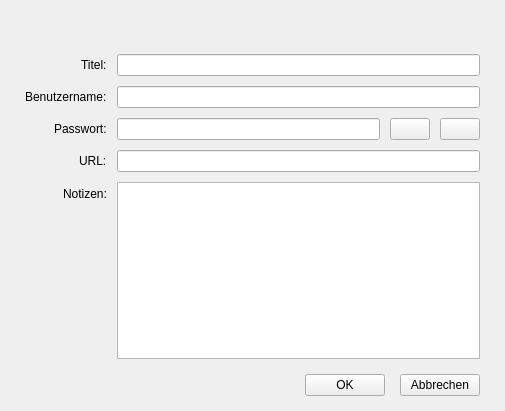
<?xml version="1.0" encoding="UTF-8"?>
<ui version="4.0">
 <class>EntryWidget</class>
 <widget class="QWidget" name="EntryWidget">
  <property name="geometry">
   <rect>
    <x>0</x>
    <y>0</y>
    <width>505</width>
    <height>411</height>
   </rect>
  </property>
  <property name="windowTitle">
   <string>Eintrag</string>
  </property>
  <layout class="QVBoxLayout" name="verticalLayout_2">
   <property name="spacing">
    <number>15</number>
   </property>
   <property name="leftMargin">
    <number>25</number>
   </property>
   <property name="topMargin">
    <number>15</number>
   </property>
   <property name="rightMargin">
    <number>25</number>
   </property>
   <property name="bottomMargin">
    <number>15</number>
   </property>
   <item>
    <widget class="QLabel" name="headerLabel">
     <property name="font">
      <font>
       <pointsize>16</pointsize>
       <bold>true</bold>
      </font>
     </property>
     <property name="text">
      <string/>
     </property>
    </widget>
   </item>
   <item>
    <layout class="QFormLayout" name="formLayout">
     <property name="labelAlignment">
      <set>Qt::AlignmentFlag::AlignRight|Qt::AlignmentFlag::AlignTop|Qt::AlignmentFlag::AlignTrailing</set>
     </property>
     <property name="formAlignment">
      <set>Qt::AlignmentFlag::AlignLeading|Qt::AlignmentFlag::AlignLeft|Qt::AlignmentFlag::AlignVCenter</set>
     </property>
     <property name="horizontalSpacing">
      <number>10</number>
     </property>
     <property name="verticalSpacing">
      <number>10</number>
     </property>
     <item row="0" column="0">
      <widget class="QLabel" name="titleLabel">
       <property name="text">
        <string>Titel:</string>
       </property>
      </widget>
     </item>
     <item row="0" column="1">
      <widget class="QLineEdit" name="titleLineEdit"/>
     </item>
     <item row="1" column="0">
      <widget class="QLabel" name="usernameLabel">
       <property name="text">
        <string>Benutzername:</string>
       </property>
      </widget>
     </item>
     <item row="1" column="1">
      <widget class="QLineEdit" name="usernameLineEdit"/>
     </item>
     <item row="2" column="0">
      <widget class="QLabel" name="passwordLabel">
       <property name="text">
        <string>Passwort:</string>
       </property>
      </widget>
     </item>
     <item row="2" column="1">
      <layout class="QHBoxLayout" name="horizontalLayout_2">
       <item>
        <widget class="QLineEdit" name="passwordLineEdit">
         <property name="echoMode">
          <enum>QLineEdit::EchoMode::Password</enum>
         </property>
        </widget>
       </item>
       <item>
        <widget class="QPushButton" name="echoButton">
         <property name="text">
          <string/>
         </property>
         <property name="checkable">
          <bool>false</bool>
         </property>
         <property name="checked">
          <bool>false</bool>
         </property>
        </widget>
       </item>
       <item>
        <widget class="QPushButton" name="passwordButton">
         <property name="text">
          <string/>
         </property>
        </widget>
       </item>
      </layout>
     </item>
     <item row="3" column="0">
      <widget class="QLabel" name="urlLabel">
       <property name="text">
        <string>URL:</string>
       </property>
      </widget>
     </item>
     <item row="3" column="1">
      <widget class="QLineEdit" name="urlLineEdit"/>
     </item>
     <item row="4" column="0">
      <widget class="QLabel" name="notesLabel">
       <property name="text">
        <string>Notizen:</string>
       </property>
      </widget>
     </item>
     <item row="4" column="1">
      <widget class="QTextEdit" name="notesTextEdit"/>
     </item>
    </layout>
   </item>
   <item>
    <layout class="QHBoxLayout" name="horizontalLayout">
     <item>
      <spacer name="horizontalSpacer">
       <property name="orientation">
        <enum>Qt::Orientation::Horizontal</enum>
       </property>
       <property name="sizeHint" stdset="0">
        <size>
         <width>40</width>
         <height>20</height>
        </size>
       </property>
      </spacer>
     </item>
     <item>
      <widget class="QPushButton" name="okButton">
       <property name="text">
        <string>OK</string>
       </property>
      </widget>
     </item>
     <item>
      <widget class="QPushButton" name="cancelButton">
       <property name="text">
        <string>Abbrechen</string>
       </property>
      </widget>
     </item>
    </layout>
   </item>
  </layout>
 </widget>
 <resources/>
 <connections/>
</ui>
